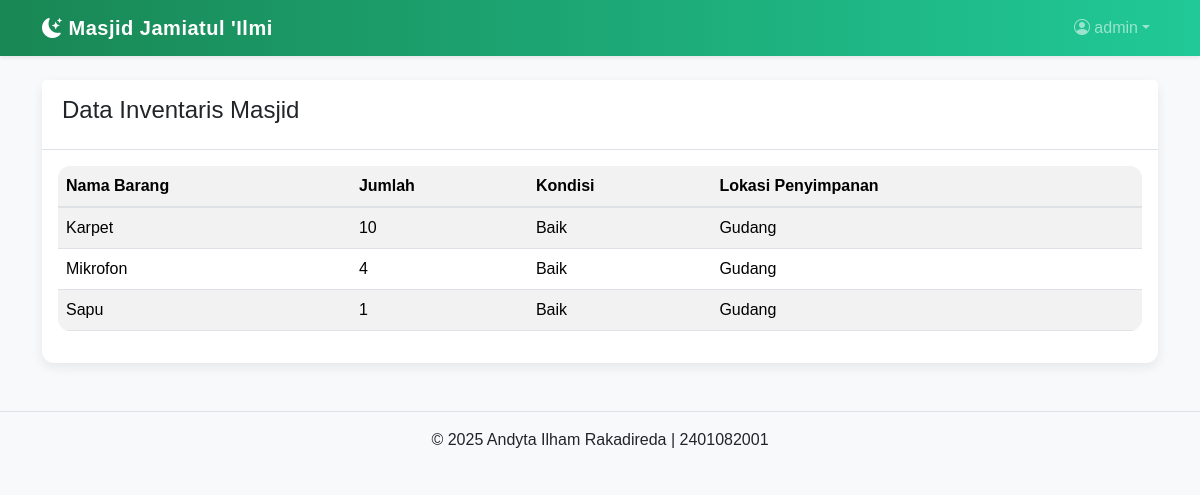
The app's page /user/view_inventaris.php (signed in) with its own data.
### tables this page shows
CREATE TABLE `raka_inventaris` (
  `id_inventaris` int(11) NOT NULL,
  `id_pengurus_pencatat` int(11) DEFAULT NULL,
  `kode_barang` varchar(20) DEFAULT NULL,
  `nama_barang` varchar(100) NOT NULL,
  `jumlah` int(11) NOT NULL,
  `satuan` varchar(20) NOT NULL,
  `tanggal_perolehan` date DEFAULT NULL,
  `kondisi` enum('Baik','Rusak Ringan','Rusak Berat') NOT NULL,
  `lokasi_penyimpanan` varchar(100) DEFAULT NULL
);

### user/view_inventaris.php (the view, shortened to what this page needs)
<?php
include_once('../includes/header_user.php');
$inventaris = $conn->query("SELECT * FROM raka_inventaris ORDER BY nama_barang ASC");
?>
<div class="card">
    <div class="card-header"><h4>Data Inventaris Masjid</h4></div>
    <div class="card-body">
        <div class="table-responsive">
            <table class="table table-striped table-hover">
                <thead><tr><th>Nama Barang</th><th>Jumlah</th><th>Kondisi</th><th>Lokasi Penyimpanan</th></tr></thead>
                <tbody>
                <?php while ($row = $inventaris->fetch_assoc()): ?>
                <tr>
                    <td><?= htmlspecialchars($row['nama_barang']) ?></td>
                    <td><?= htmlspecialchars($row['jumlah']) ?></td>
                    <td><?= htmlspecialchars($row['kondisi']) ?></td>
                    <td><?= htmlspecialchars($row['lokasi_penyimpanan']) ?></td>
                </tr>
                <?php endwhile; ?>
                </tbody>
            </table>
        </div>
    </div>
</div>
<?php include_once('../includes/footer.php'); ?>

### css/style.css (style rules this page uses)
body { background-color: #f8f9fa; font-family: 'Poppins', sans-serif; }
.card { border: none; box-shadow: 0 4px 12px rgba(0, 0, 0, 0.08); border-radius: 0.75rem; transition: transform 0.2s ease-in-out, box-shadow 0.2s ease-in-out; }
.card-header { background-color: #ffffff; border-bottom: 1px solid #dee2e6; font-weight: 600; padding: 1rem 1.25rem; }
.table { border-radius: 0.75rem; overflow: hidden; }
.table thead th { background-color: #f2f2f2; border-bottom: 2px solid #dee2e6; }

### records on screen
raka_inventaris: nama_barang "Karpet", jumlah "10", kondisi "Baik", lokasi_penyimpanan "Gudang"
raka_inventaris: nama_barang "Mikrofon", jumlah "4", kondisi "Baik", lokasi_penyimpanan "Gudang"
raka_inventaris: nama_barang "Sapu", jumlah "1", kondisi "Baik", lokasi_penyimpanan "Gudang"

### other values on screen
$_SESSION['nama_lengkap'] "admin"
